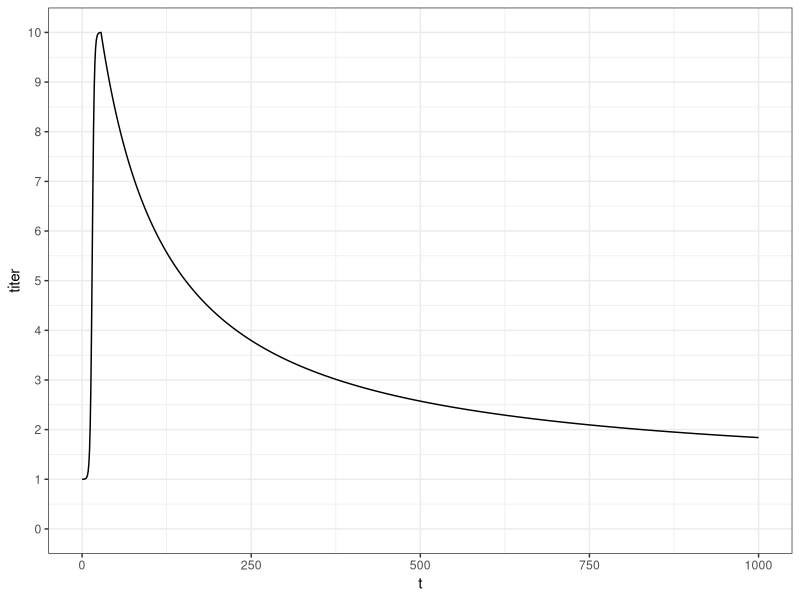
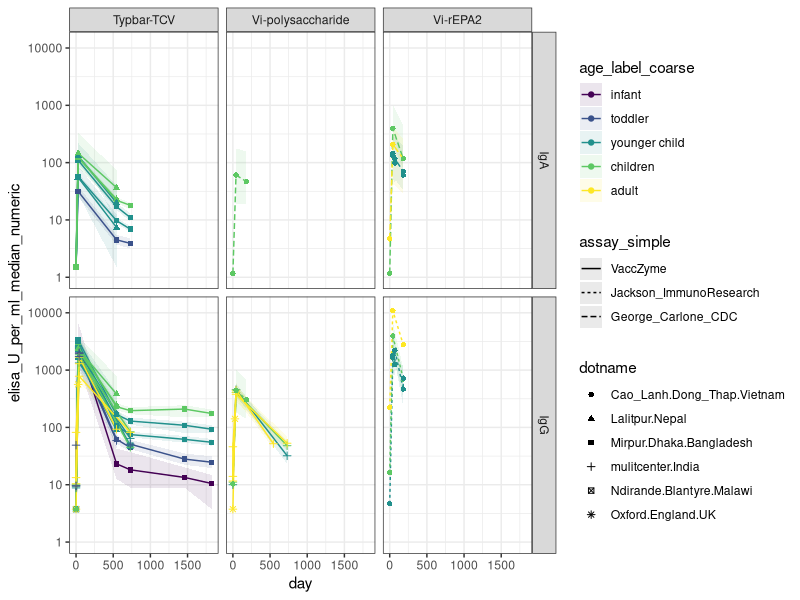
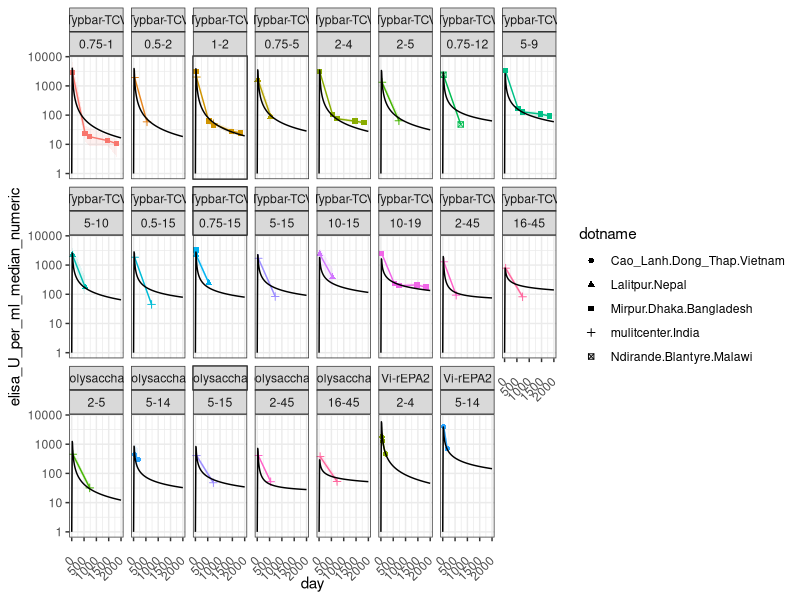
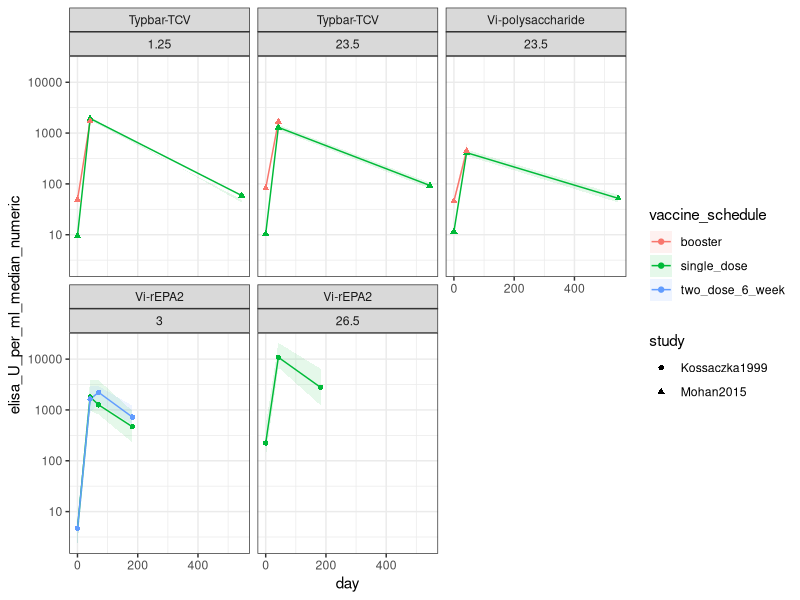
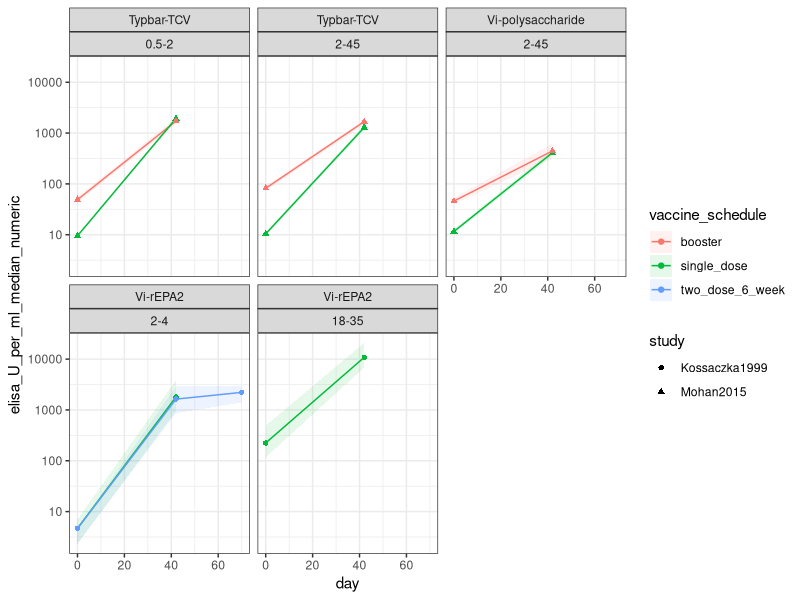
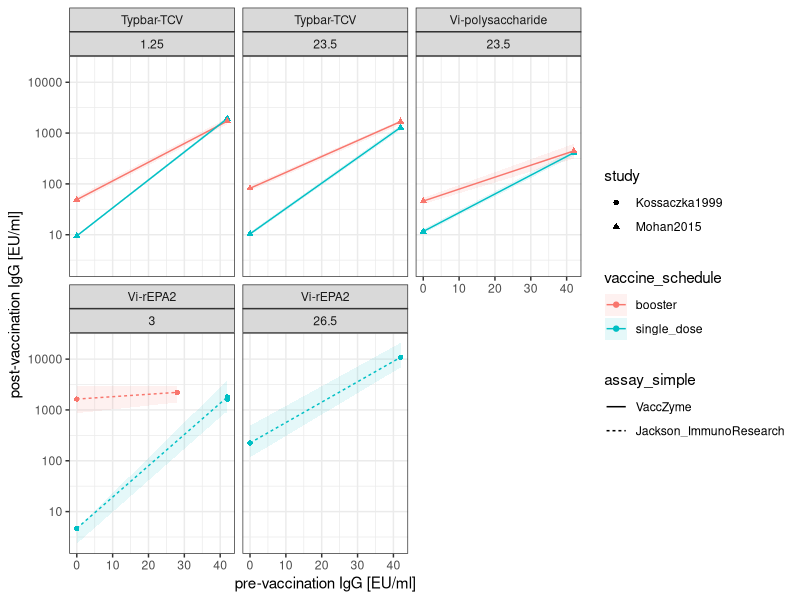
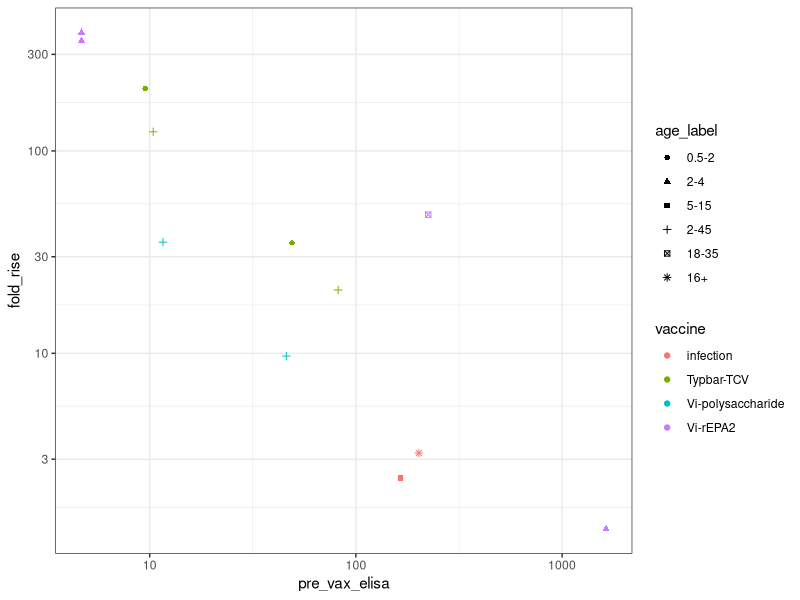
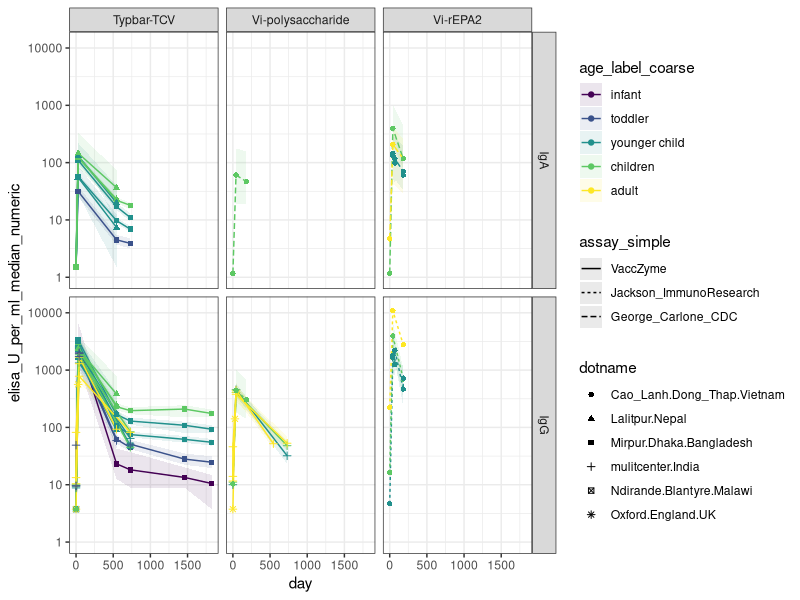

These figures' R source, in order: (Note: this script raises an error after producing the figures.)
# getting titer model going

library(tidyverse)
library(stats4)

# time series function for waning
# units in days
t_peak=21
t = seq(0,1e3,by=1)

titer_vs_time = function(t,T_decay=100,alpha=1,C_max=10,
                 C_min=1,T_rise=1.5,t_start=3,t_peak=28){
  # power law decay
  titer = (1+(t-t_peak)/(alpha*T_decay))^(-alpha)
  
  # simple logistic interpolator rise (this is just for continuity/realism. plays no role in the model)
  titer[t<t_peak] =
    (1/(1+exp(-(t[t<t_peak]-t_start*5)/T_rise)) - 1/(1+exp(-(0-t_start*5)/T_rise)))/
    (1/(1+exp(-(t_peak-t_start*5)/T_rise)) - 1/(1+exp(-(0-t_start*5)/T_rise)))
  
  # scale dimensions
  titer = C_min + (C_max-C_min)*titer
  
  return(titer)
}

plot_dat = data.frame(t=t,titer=titer_vs_time(t=t))
ggplot(plot_dat) +
  geom_line(aes(x=t,y=titer)) +
  theme_bw() +
  scale_y_continuous(limits=c(0,10),breaks=seq(0,10,by=1))



# bring in data!

# immunogenicitiy data
d_imm = readxl::read_excel('data/typhoid_vaccine_study_data.xlsx',sheet = 'immunogenicity') |>
  pivot_longer(
    cols = matches("^(treatment|control)_day"),    # select columns starting with "treatment" or "control" and "day"
    names_to = c("cohort", "day", "measure"),       # create three new columns from parts of the name
    names_pattern = "(treatment|control)_day(\\d+)_(.*)",  # regex to extract the cohort, day, and measure
    values_to = "value",                             # the data goes into a new column named 'value'
    values_transform = list(value = as.character)
  ) |>
  mutate(day = as.numeric(day)) |>
  pivot_wider(
    names_from = measure,
    values_from = value
  ) |>
  drop_na(N) |>
  mutate(across(c("age_min_years","age_max_years","N", "seropositive_percent", "fold_rise_median","fold_rise_lower",
                  "fold_rise_upper","seroconversion_percent"), as.numeric)) |>
  mutate(elisa_U_per_ml_median_numeric = if_else(elisa_U_per_ml_median=='<7.5',3.75,if_else(elisa_U_per_ml_median=='<3.0',1.5,as.numeric(elisa_U_per_ml_median)))) |>
  mutate(elisa_U_per_ml_lower_numeric = if_else(elisa_U_per_ml_lower=='<7.5',3.75,if_else(elisa_U_per_ml_lower=='<3.0',1.5,as.numeric(elisa_U_per_ml_lower)))) |>
  mutate(elisa_U_per_ml_upper_numeric = if_else(elisa_U_per_ml_upper=='<7.5',3.75,if_else(elisa_U_per_ml_upper=='<3.0',1.5,as.numeric(elisa_U_per_ml_upper)))) |>
  mutate(age_mean = 1/2*(age_min_years + age_max_years)) |>
  mutate(age_label = reorder(factor(paste(age_min_years,'-',age_max_years,sep='')),age_mean)) |>
  mutate(age_label_coarse=cut(age_mean,breaks=c(0,1,2.5,7.5,15,40),
                              labels=c('infant','toddler','younger child','children','adult'),ordered_result=TRUE)) |>
  mutate(assay = factor(assay)) |>
  mutate(assay_simple=fct_recode(assay,VaccZyme = 'anti_Vi_IgG_VaccZyme',
                                 VaccZyme = 'anti_Vi_IgA_VaccZyme',
                                 Jackson_ImmunoResearch = 'anti_Vi_IgG_Jackson_ImmunoResearch_Laboratories',
                                 George_Carlone_CDC='anti_Vi_IgA_HP6107_George_Carlone_CDC')) |>
  mutate(assay_simple=fct_relevel(assay_simple,c('VaccZyme','Jackson_ImmunoResearch','George_Carlone_CDC')))

sort(unique(d_imm$age_mean))
d_imm$assay_simple

d_imm$age_label_coarse

# need to rescale the Kossaczka1999 Vietnam data that uses a different elisa assay to match VaccZyme standard
# common reference is from Vi-polysaccharide vaccine

relevant_data = d_imm |> 
  filter(vaccine == 'Vi-polysaccharide') |>
  # comparable age cohorts
  filter(age_min_years==5) |>
  # comparable days
  filter(day ==0 | day == 42) |>
  # only comparable antigen left is IgG
  filter(antigen=='IgG') |>
  select(study,antigen, age_min_years,age_max_years,age_mean,day,elisa_U_per_ml_median_numeric)
relevant_data

# scaling multiplier thankfully looks homogenous from day 0 and day 42!
relevant_data |> group_by(age_min_years,day) |>
  reframe(ratio = elisa_U_per_ml_median_numeric/elisa_U_per_ml_median_numeric[study=='Kossaczka1999'])

Kossaczka_multiplier = (25.2 + 21.5)/2
Kossaczka_multiplier 

d_imm |> 
  filter(study == 'Kossaczka1999') |>
  filter(antigen =='IgG') |>
  select(study,antigen,age_min_years, age_max_years, age_mean,day, elisa_U_per_ml_median_numeric) |>
  print(n=35)


# rescale all Kossaczka data, including IgA (which is a leap!)

names(d_imm)
d_imm = d_imm |> 
  mutate(elisa_U_per_ml_median_numeric = if_else(study=='Kossaczka1999', Kossaczka_multiplier*elisa_U_per_ml_median_numeric,elisa_U_per_ml_median_numeric),
         elisa_U_per_ml_lower_numeric = if_else(study=='Kossaczka1999', Kossaczka_multiplier*elisa_U_per_ml_lower_numeric,elisa_U_per_ml_lower_numeric),
         elisa_U_per_ml_upper_numeric = if_else(study=='Kossaczka1999', Kossaczka_multiplier*elisa_U_per_ml_upper_numeric,elisa_U_per_ml_upper_numeric))

# linear proportional scaling seems unlikely, with the very high 18-35 day 42 titer...
d_imm |> 
  filter(study == 'Kossaczka1999') |>
  filter(antigen =='IgG') |>
  select(study,day,vaccine,age_min_years, age_max_years, age_mean,day, elisa_U_per_ml_median,elisa_U_per_ml_median_numeric) |>
  print(n=35)


# plot total individual VE for bacteriologically-confirmed typhoid fever vs time
plot_dat = d_imm |>
  filter(cohort == 'treatment') 

ggplot(plot_dat, aes(shape=dotname,color=age_label_coarse,fill=age_label_coarse,group=age_label,linetype=assay_simple)) +
  geom_ribbon(aes(x=day,ymin=elisa_U_per_ml_lower_numeric,ymax=elisa_U_per_ml_upper_numeric),color=NA,alpha=0.1) +
  geom_line(aes(x=day,y=elisa_U_per_ml_median_numeric)) +
  geom_point(aes(x=day,y=elisa_U_per_ml_median_numeric)) +
  facet_grid('antigen ~ vaccine') +
  theme_bw() +
  scale_y_continuous(trans='log10',limits=c(1,12e3))
ggsave('scratch/figures/titer_data.png',units='in',width=9, height=5)


# fit 
fit_dat = d_imm |>
  filter(cohort == 'treatment') |>
  # filter(vaccine == 'Typbar-TCV') |> 
  filter(antigen == 'IgG') |>
  # filter(age_label %in% c('5-9','5-10')) |>
  filter(vaccine_schedule == 'single_dose') |>
  filter(day>0) |>
  filter(study !='Jin2017') |> filter(!(study=='Kossaczka1999' & age_min_years ==18 )) #excluding outliers for now...

fit_dat = fit_dat |> arrange(age_mean)

log_lsq_likelihood = function(C_max_TCV,T_decay,alpha,
                              beta_C_max_age=0,beta_T_decay_age=0,beta_alpha_age=0,
                              Delta_C_max_Vips=0,Delta_C_max_VirEPA=0){
  
  # use age_mean
  titer=rep(NA,nrow(fit_dat))
  # if(age_method=='age_mean'){
  #   Tda = T_decay*exp(beta_T_decay_age * fit_dat$age_mean)
  #   alpha_a = alpha*exp(beta_alpha_age * fit_dat$age_mean)
  #   Cma=C_max_TCV*exp(beta_C_max_age * fit_dat$age_mean)
  #  
  #    for (row in 1:length(titer)){
  #      if (fit_dat$vaccine[row] == 'Vi-polysaccharide'){
  #        Cma[row] = Cma[row]*exp(Delta_C_max_Vips)
  #      } else if (fit_dat$vaccine[row] == 'Vi-rEPA2'){
  #        Cma[row] = Cma[row]*exp(Delta_C_max_VirEPA)
  #      }
  #      
  #     titer[row]=titer_vs_time(t=fit_dat$day[row],C_max=Cma[row],T_decay=Tda[row],alpha=alpha_a[row])
  #   }
  # } else if (age_method=='endpoint'){
    Tda_lower = T_decay*exp(beta_T_decay_age * fit_dat$age_min_years)
    alpha_a_lower = alpha*exp(beta_alpha_age * fit_dat$age_min_years)
    Cma_lower=C_max_TCV*exp(beta_C_max_age * fit_dat$age_min_years)
    
    Tda_upper = T_decay*exp(beta_T_decay_age * fit_dat$age_max_years)
    alpha_a_upper = alpha*exp(beta_alpha_age * fit_dat$age_max_years)
    Cma_upper=C_max_TCV*exp(beta_C_max_age * fit_dat$age_max_years)
    
    for (row in 1:length(titer)){
      if (fit_dat$vaccine[row] == 'Vi-polysaccharide'){
        Cma_lower[row] = Cma_lower[row]*exp(Delta_C_max_Vips)
        Cma_upper[row] = Cma_upper[row]*exp(Delta_C_max_Vips)
      } else if (fit_dat$vaccine[row] == 'Vi-rEPA2'){
        Cma_lower[row] = Cma_lower[row]*exp(Delta_C_max_VirEPA)
        Cma_upper[row] = Cma_upper[row]*exp(Delta_C_max_VirEPA)
      }
      
      titer[row]=1/2*(titer_vs_time(t=fit_dat$day[row],C_max=Cma_lower[row],T_decay=Tda_lower[row],alpha=alpha_a_lower[row]) +
                        titer_vs_time(t=fit_dat$day[row],C_max=Cma_upper[row],T_decay=Tda_upper[row],alpha=alpha_a_upper[row]))
    }
  # }
  
  # quick and dirty mean to mean log-lsq for now
    mlogL = sum((log(fit_dat$elisa_U_per_ml_median_numeric)-log(titer))^2/(log(fit_dat$elisa_U_per_ml_upper_numeric)-log(fit_dat$elisa_U_per_ml_lower_numeric))^2)
  
  return(mlogL)
}


mod = mle(log_lsq_likelihood,
          start=list(C_max_TCV=4000,T_decay=100,alpha=1,beta_C_max_age=0,beta_T_decay_age=0,beta_alpha_age=0,Delta_C_max_Vips=-0,Delta_C_max_VirEPA=0),
          fixed=list(),
          control=list(parscale=c(1000,10,0.05,0.001,0.001,0.001,1,1)))
summary(mod) 

# fit
fitted= expand.grid(day=seq(0,2000,by=10),
                    age_label=unique(fit_dat$age_label),
                    antigen='IgG',
                    vaccine = unique(fit_dat$vaccine),
                    titer=NA) |>
  mutate(age_min_years = as.numeric(sub('-.*','',age_label))) |>
  mutate(age_max_years = as.numeric(sub('.*-','',age_label)))
age_labels=unique(fit_dat$age_label)
vaccines=unique(fit_dat$vaccine)
Delta_coeff_C = c(0, coef(mod)['Delta_C_max_VirEPA'],coef(mod)['Delta_C_max_Vips'])
for (k in 1:length(age_labels)){
  for (n in 1:length(vaccines)){
    idx = fitted$age_label==age_labels[k] & fitted$vaccine==vaccines[n]
    # fitted$titer[idx] = titer_vs_time( t=seq(0,2000,by=10),
    #                             C_max=coef(mod)[1]*exp(coef(mod)[4]*age_means[k])*exp(Delta_coeff_C[n]),
    #                             T_decay=coef(mod)[2]*exp(coef(mod)[5]*age_means[k]),
    #                             alpha=coef(mod)[3]*exp(coef(mod)[6]*age_means[k]))
    age_min=unique(fitted$age_min_years[idx])
    age_max=unique(fitted$age_max_years[idx])
    fitted$titer[idx] = 1/2*(titer_vs_time( t=seq(0,2000,by=10),
                                       C_max=coef(mod)[1]*exp(coef(mod)[4]*age_min)*exp(Delta_coeff_C[n]),
                                       T_decay=coef(mod)[2]*exp(coef(mod)[5]*age_min),
                                       alpha=coef(mod)[3]*exp(coef(mod)[6]*age_min)) +
                               titer_vs_time( t=seq(0,2000,by=10),
                                              C_max=coef(mod)[1]*exp(coef(mod)[4]*age_max)*exp(Delta_coeff_C[n]),
                                              T_decay=coef(mod)[2]*exp(coef(mod)[5]*age_max),
                                              alpha=coef(mod)[3]*exp(coef(mod)[6]*age_max)))
  }
}
fitted = fitted |> filter(interaction(age_label,vaccine) %in% unique(interaction(fit_dat$age_label,fit_dat$vaccine))) |>
  mutate(age_label=factor(age_label,levels=levels(d_imm$age_label)))

ggplot() +
  geom_point(data=fit_dat,aes(x=day,y=elisa_U_per_ml_median_numeric,
                              shape=dotname,color=age_label,group=age_label)) +
  geom_ribbon(data=fit_dat,aes(x=day,ymin=elisa_U_per_ml_lower_numeric,ymax=elisa_U_per_ml_upper_numeric,
                                fill=age_label,group=age_label),alpha=0.1) +
  geom_line(data=fit_dat,aes(x=day,y=elisa_U_per_ml_median_numeric,
                              color=age_label,group=age_label)) +
  
  geom_line(data=fitted,aes(x=day,y=titer,group=interaction(age_label,vaccine)),color='black') +
  facet_wrap('vaccine ~ age_label',ncol=8) +
  theme_bw() +
  scale_y_continuous(trans='log10') +
  guides(color='none',fill='none') +
  theme(axis.text.x = element_text(angle = 45, vjust = 0.5, hjust=1))
ggsave('scratch/figures/fitted_titers.png',units='in',width=9, height=5)



## boosting

names(d_imm)

boosting_data = d_imm |> filter(study %in% c('Kossaczka1999','Mohan2015')) |>
  filter(antigen=='IgG') |>
  filter( (study == 'Kossaczka1999' & age_min_years == 2) | 
            (study == 'Kossaczka1999' & age_min_years == 18) | 
            (study == 'Mohan2015' & age_min_years == 2 & age_max_years == 45) |
            (study == 'Mohan2015' & age_min_years == 0.5 & age_max_years == 2)) |>
  mutate(group_label = interaction(vaccine,age_label, vaccine_schedule))
boosting_data


ggplot(boosting_data) +
  geom_ribbon(aes(x=day,ymin=elisa_U_per_ml_lower_numeric,ymax=elisa_U_per_ml_upper_numeric,
                               fill=vaccine_schedule,group=group_label),alpha=0.1) +
  geom_line(aes(x=day,y=elisa_U_per_ml_median_numeric,
                             color=vaccine_schedule,group=group_label)) +
  geom_point(aes(x=day,y=elisa_U_per_ml_median_numeric,
                              shape=study,color=vaccine_schedule,group=group_label)) +
  facet_wrap('vaccine ~ age_mean') +
  theme_bw() +
  scale_y_continuous(trans='log10')


# slice it into fold-rise
# first, exclude the time points that aren't immediately pre or post vaccination
boosting_data = boosting_data |> 
  filter(day <100) |>
  filter(!(study == 'Kossaczka1999' & vaccine_schedule == 'single_dose' & day==70))

# all remaining data is a pre-post pair or pre-(post1=pre2)-post2 triplet
ggplot(boosting_data) +
  geom_ribbon(aes(x=day,ymin=elisa_U_per_ml_lower_numeric,ymax=elisa_U_per_ml_upper_numeric,
                  fill=vaccine_schedule,group=group_label),alpha=0.1) +
  geom_line(aes(x=day,y=elisa_U_per_ml_median_numeric,
                color=vaccine_schedule,group=group_label)) +
  geom_point(aes(x=day,y=elisa_U_per_ml_median_numeric,
                 shape=study,color=vaccine_schedule,group=group_label)) +
  facet_wrap('vaccine ~ age_label') +
  theme_bw() +
  scale_y_continuous(trans='log10')


# let's duplicate and shift that triplet so everything is a pre-post pair
tmp = boosting_data |> filter(study == 'Kossaczka1999' & vaccine_schedule == 'two_dose_6_week') 
tmp$vaccine_schedule[1:2]='single_dose'
tmp[4,] = tmp[3,]
tmp[3,] = tmp[2,]
tmp[3,'day']=0
tmp[4,'day']=70-42
tmp[3:4,'vaccine_schedule']='booster'

boosting_data = boosting_data |>
  filter(!(study == 'Kossaczka1999' & vaccine_schedule == 'two_dose_6_week')) |>
  rbind(tmp) |>
  mutate(group_label = interaction(study,vaccine,age_label, vaccine_schedule))


# all remaining data is a pre-post pair!
ggplot(boosting_data) +
  geom_ribbon(aes(x=day,ymin=elisa_U_per_ml_lower_numeric,ymax=elisa_U_per_ml_upper_numeric,
                  fill=vaccine_schedule,group=group_label),alpha=0.1) +
  geom_line(aes(x=day,y=elisa_U_per_ml_median_numeric,
                color=vaccine_schedule,group=group_label,linetype=assay_simple)) +
  geom_point(aes(x=day,y=elisa_U_per_ml_median_numeric,
                 shape=study,color=vaccine_schedule,group=group_label)) +
  facet_wrap('vaccine ~ age_mean') +
  theme_bw() +
  scale_y_continuous(trans='log10') +
  xlab('pre-vaccination IgG [EU/ml]') + ylab('post-vaccination IgG [EU/ml]')
ggsave('scratch/figures/pre_post_titers.png',units='in',width=7, height=5)


# convert to fold rise
boosting_data = boosting_data |>
  select(study, vaccine,age_label, vaccine_schedule,antigen, age_min_years,age_max_years,age_mean,age_label, 
         day,elisa_U_per_ml_median_numeric,group_label) 

boosting_data$fold_rise[boosting_data$day>0] = 
  boosting_data$elisa_U_per_ml_median_numeric[boosting_data$day>0]/boosting_data$elisa_U_per_ml_median_numeric[boosting_data$day==0]

boosting_data$pre_vax_elisa[boosting_data$day>0] = boosting_data$elisa_U_per_ml_median_numeric[boosting_data$day==0] 

boosting_data = boosting_data |> filter(day>0)
  
# shoehorn in some natural infection pseudodata, from a mix of https://www.thelancet.com/journals/lanmic/article/PIIS2666-5247(22)00114-8/fulltext
# and explore_titer_censoring.R (which are both roughly compatible)

boosting_data = boosting_data |> 
  rbind(setNames(data.frame(matrix(nrow=3,ncol=ncol(boosting_data))),names(boosting_data)) |>
          mutate(study = 'natural',
                 vaccine = 'infection',
                 vaccine_schedule='none',
                 age_label = c('<5','5-15','16+'),
                 pre_vax_elisa = c(0.6,165,202), # units seem comparable but it is a different assay...
                 fold_rise = c(325/0.6,400/165,650/202)) |>
          mutate(group_label = interaction(study,vaccine,age_label, vaccine_schedule)))

# filter out natural infection point starting from limit of detection?
boosting_data = boosting_data |> filter(pre_vax_elisa>1)

# fold-rise vs pre-challenge correlate. It's a joy when the theory holds for a new system!
# https://famulare.github.io/2024/03/18/Hypothesis-why-do-neutralizing-antibody-titers-max-out.html
ggplot(boosting_data) +
  geom_point(aes(x=pre_vax_elisa,y=fold_rise,
                 shape=age_label,color=vaccine,group=group_label)) +
  theme_bw() +
  scale_y_continuous(trans='log10') +
  scale_x_continuous(trans='log10')

# adjust fold-rise with waning model to get true peak fold rise estimates
# probably need to think about age!

boosting_data$fold_rise_adjusted = boosting_data$fold_rise

for (row in 1:nrow(boosting_data)){
  boosting_data$fold_rise_adjusted[row] = boosting_data$fold_rise_adjusted[row]*
    titer_vs_time(t=28,
                  C_max=coef(mod)[1]*exp(coef(mod)[4]*age_means[k])*exp(Delta_coeff_C[n]),
                  T_decay=coef(mod)[2]*exp(coef(mod)[5]*age_means[k]),
                  alpha=coef(mod)[3]*exp(coef(mod)[6]*age_means[k])) /
    titer_vs_time(t=boosting_data$day[row],
                  C_max=coef(mod)[1]*exp(coef(mod)[4]*age_means[k])*exp(Delta_coeff_C[n]),
                  T_decay=coef(mod)[2]*exp(coef(mod)[5]*age_means[k]),
                  alpha=coef(mod)[3]*exp(coef(mod)[6]*age_means[k]))
}
boosting_data$fold_rise_adjusted[is.na(boosting_data$fold_rise_adjusted)]=boosting_data$fold_rise[is.na(boosting_data$fold_rise_adjusted)]

plot(boosting_data$fold_rise,boosting_data$fold_rise_adjusted-boosting_data$fold_rise)

# boosting model equations and fitting
fold_rise_model = function(CoP_pre,mu_0,CoP_max, CoP_min=1){
  fold_rise = 10^(mu_0*(1-(log10(CoP_pre)-log10(CoP_min))/(log10(CoP_max)-log10(CoP_min))))
  return(fold_rise)
}


fold_rise_mlogL = function(mu_TCV,mu_Vips,mu_VirEPA,mu_inf,CoP_max){
  mlogL=0
  for (row in 1:nrow(boosting_data)){
    if (boosting_data$vaccine[row]=='Typbar-TCV'){
      fold_rise = fold_rise_model(CoP_pre = boosting_data$pre_vax_elisa[row],mu_0=mu_TCV,CoP_max=CoP_max)
    } else if (boosting_data$vaccine[row]=='Vi-polysaccharide'){
      fold_rise = fold_rise_model(CoP_pre = boosting_data$pre_vax_elisa[row],mu_0=mu_Vips,CoP_max=CoP_max)
    } else if (boosting_data$vaccine[row]=='Vi-rEPA2'){
      fold_rise = fold_rise_model(CoP_pre = boosting_data$pre_vax_elisa[row],mu_0=mu_VirEPA,CoP_max=CoP_max)
    } else if (boosting_data$vaccine[row]=='infection'){
      fold_rise = fold_rise_model(CoP_pre = boosting_data$pre_vax_elisa[row],mu_0=mu_inf,CoP_max=CoP_max)
    }
    fold_rise = fold_rise
  mlogL = mlogL + (log(boosting_data$fold_rise_adjusted[row])-log(fold_rise))^2
  }
  return(mlogL)
}
mod = mle(fold_rise_mlogL,
          start=list(mu_TCV=3,mu_Vips=2,mu_VirEPA=3,mu_inf=1,CoP_max=10^3.5),
          control=list(parscale=c(0.01,0.01,0.01,0.01,1)))
summary(mod) 

vaccines = unique(boosting_data$vaccine)
fitted_boosting = expand.grid(vaccine=vaccines,
                              pre_vax_elisa = 10^seq(0,4,by=0.01))
for (row in 1:nrow(fitted_boosting)){
  if (fitted_boosting$vaccine[row]=='Typbar-TCV'){
    fitted_boosting$fold_rise[row] = fold_rise_model(CoP_pre = fitted_boosting$pre_vax_elisa[row],mu_0=coef(mod)[1],CoP_max=coef(mod)[5])
  } else if (fitted_boosting$vaccine[row]=='Vi-polysaccharide'){
    fitted_boosting$fold_rise[row] = fold_rise_model(CoP_pre = fitted_boosting$pre_vax_elisa[row],mu_0=coef(mod)[2],CoP_max=coef(mod)[5])
  } else if (fitted_boosting$vaccine[row]=='Vi-rEPA2'){
    fitted_boosting$fold_rise[row] = fold_rise_model(CoP_pre = fitted_boosting$pre_vax_elisa[row],mu_0=coef(mod)[3],CoP_max=coef(mod)[5])
  } else if (fitted_boosting$vaccine[row]=='infection'){
    fitted_boosting$fold_rise[row] = fold_rise_model(CoP_pre = fitted_boosting$pre_vax_elisa[row],mu_0=coef(mod)[4],CoP_max=coef(mod)[5])
  }
}

# yay! this works, except that there are many observed values above the so-called maximum. 
ggplot() +
  geom_line(data=fitted_boosting,aes(x=pre_vax_elisa,y=fold_rise,
                                     color=vaccine,group=vaccine)) +
  geom_point(data=boosting_data,aes(x=pre_vax_elisa,y=fold_rise_adjusted,
                 shape=age_label,color=vaccine,group=group_label)) +
  theme_bw() +
  scale_y_continuous(trans='log10',limits=c(1,10^3.51)) +
  scale_x_continuous(trans='log10',limits=c(1,10^3.51)) +
  xlab('pre-vaccination IgG [EU/ml]') + ylab('fold-rise')

ggsave('scratch/figures/boosting_model_foldrise_data.png',units='in',width=5, height=3)

ggplot() +
  geom_line(data=fitted_boosting,aes(x=pre_vax_elisa,y=fold_rise*pre_vax_elisa,
                                     color=vaccine,group=vaccine)) +
  geom_point(data=boosting_data,aes(x=pre_vax_elisa,y=fold_rise_adjusted*pre_vax_elisa,
                                    shape=age_label,color=vaccine,group=group_label)) +
  theme_bw() +
  scale_y_continuous(trans='log10') +
  scale_x_continuous(trans='log10',limits=c(1,10^3.51),breaks=round(10^seq(0,3.5,by=0.5),0),minor_breaks = NULL) +
  xlab('pre-vaccination IgG [EU/ml]') + ylab('post-vaccination IgG [EU/ml]')
ggsave('scratch/figures/boosting_model_pre_post.png',units='in',width=5, height=3)


# hmmm wondering if maybe Vi isn't actually a bad correlate of immunity for natural infection, but that
# natural infection isn't all that immunogenic, the human responses are quite heterogeneous, and
# the elisa assays aren't very good....


max(d_imm$elisa_U_per_ml_median_numeric)
max(d_imm$elisa_U_per_ml_upper_numeric)



# actually hmmm the one really high titer is an outlier, which is revealing that linear proportional scaling of the old assay to new is probably wrong
# otherwise, this all works to a factor of 2, which is within expected precision.
max_titer_df =d_imm |> 
  filter(antigen == 'IgG') |>
  filter(day<50 & day >0) |>
  filter(vaccine != 'Vi_polysaccharide') |>
  group_by(age_mean,age_label,study,day,assay,vaccine) |>
  summarize(max_EUpml_median = max(elisa_U_per_ml_median_numeric),
                                          max_EUpml_upper = max(elisa_U_per_ml_upper_numeric))
print(max_titer_df,n=30)

max_titer_df |>
  ggplot() +
    geom_point(aes(x=age_mean,y=max_EUpml_median,color=assay,shape=vaccine)) +
    geom_hline(yintercept = coef(mod)[4],linetype='dashed') +
    scale_y_continuous(trans='log2',limits=2^c(7,14),breaks=2^seq(7,14),minor_breaks = NULL)


# hmm... it is interesting that if, maybe, you happen to get to a higher titer than the boost max, that we wouldn't expect a boost again...
# Ah I see what's happening! It looks like the conjugate vaccines hit the maximum possible antibody level in one dose. 
# And so each re-dose just brings you back up.
# 

# so let's refit dropping Vi-rEPA and infection since I probably don't understand that titer data
boosting_data = boosting_data |> filter(vaccine %in% c('Typbar-TCV','Vi-polysaccharide'))
fold_rise_mlogL = function(mu_TCV,mu_Vips,CoP_max){
  mlogL=0
  for (row in 1:nrow(boosting_data)){
    if (boosting_data$vaccine[row]=='Typbar-TCV'){
      fold_rise = fold_rise_model(CoP_pre = boosting_data$pre_vax_elisa[row],mu_0=mu_TCV,CoP_max=CoP_max)
    } else if (boosting_data$vaccine[row]=='Vi-polysaccharide'){
      fold_rise = fold_rise_model(CoP_pre = boosting_data$pre_vax_elisa[row],mu_0=mu_Vips,CoP_max=CoP_max)
    }
    fold_rise = fold_rise
    mlogL = mlogL + (log(boosting_data$fold_rise_adjusted[row])-log(fold_rise))^2
  }
  return(mlogL)
}

mod = mle(fold_rise_mlogL,
          start=list(mu_TCV=3,mu_Vips=2,CoP_max=2000),
          control=list(parscale=c(0.1,0.1,10)))
summary(mod) 

vaccines = unique(boosting_data$vaccine)
fitted_boosting = expand.grid(vaccine=vaccines,
                              pre_vax_elisa = 10^seq(0,4,by=0.01))
for (row in 1:nrow(fitted_boosting)){
  if (fitted_boosting$vaccine[row]=='Typbar-TCV'){
    fitted_boosting$fold_rise[row] = fold_rise_model(CoP_pre = fitted_boosting$pre_vax_elisa[row],mu_0=coef(mod)[1],CoP_max=coef(mod)[3])
  } else if (fitted_boosting$vaccine[row]=='Vi-polysaccharide'){
    fitted_boosting$fold_rise[row] = fold_rise_model(CoP_pre = fitted_boosting$pre_vax_elisa[row],mu_0=coef(mod)[2],CoP_max=coef(mod)[3])
  } 
}

ggplot() +
  geom_line(data=fitted_boosting,aes(x=pre_vax_elisa,y=fold_rise,
                                     color=vaccine,group=vaccine)) +
  geom_point(data=boosting_data,aes(x=pre_vax_elisa,y=fold_rise_adjusted,
                                    shape=age_label,color=vaccine,group=group_label)) +
  theme_bw() +
  scale_y_continuous(trans='log10') +
  scale_x_continuous(trans='log10')

max_titer_df |>
  ggplot() +
  geom_point(aes(x=age_mean,y=max_EUpml_median,color=assay,shape=vaccine)) +
  geom_hline(yintercept = coef(mod)[3],linetype='dashed') +
  scale_y_continuous(trans='log2',limits=2^c(7,14),breaks=2^seq(7,14),minor_breaks = NULL)



# It's also interesting that the polysaccharide data looks like it has a shared slope with the conjugates and not a shared intercept.
# My expectation is the intercept should be a human host property, not a vaccine property. But perhaps this is wrong. Not much to say confidently
# either way with just 2 points, but I'm sure there's more Vi-polysaccharide vaccine data out there to add...


